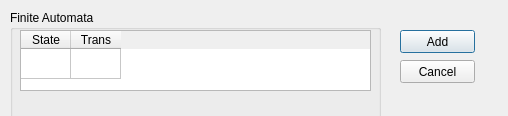
<?xml version="1.0" encoding="UTF-8"?>
<ui version="4.0">
 <class>AddFA</class>
 <widget class="QDialog" name="AddFA">
  <property name="geometry">
   <rect>
    <x>0</x>
    <y>0</y>
    <width>508</width>
    <height>116</height>
   </rect>
  </property>
  <property name="windowTitle">
   <string>Dialog</string>
  </property>
  <widget class="QGroupBox" name="gr_box_fa">
   <property name="geometry">
    <rect>
     <x>10</x>
     <y>10</y>
     <width>371</width>
     <height>261</height>
    </rect>
   </property>
   <property name="title">
    <string>Finite Automata</string>
   </property>
   <widget class="QTableWidget" name="table_rg">
    <property name="geometry">
     <rect>
      <x>10</x>
      <y>20</y>
      <width>351</width>
      <height>61</height>
     </rect>
    </property>
    <attribute name="horizontalHeaderVisible">
     <bool>true</bool>
    </attribute>
    <attribute name="horizontalHeaderDefaultSectionSize">
     <number>50</number>
    </attribute>
    <attribute name="verticalHeaderVisible">
     <bool>false</bool>
    </attribute>
    <row>
     <property name="text">
      <string>1</string>
     </property>
     <property name="textAlignment">
      <set>AlignCenter</set>
     </property>
    </row>
    <column>
     <property name="text">
      <string>State</string>
     </property>
     <property name="textAlignment">
      <set>AlignCenter</set>
     </property>
    </column>
    <column>
     <property name="text">
      <string>Trans</string>
     </property>
     <property name="textAlignment">
      <set>AlignCenter</set>
     </property>
    </column>
    <item row="0" column="0">
     <property name="text">
      <string/>
     </property>
     <property name="textAlignment">
      <set>AlignCenter</set>
     </property>
    </item>
    <item row="0" column="1">
     <property name="text">
      <string/>
     </property>
     <property name="textAlignment">
      <set>AlignCenter</set>
     </property>
    </item>
   </widget>
  </widget>
  <widget class="QFrame" name="gr_box_trans">
   <property name="geometry">
    <rect>
     <x>380</x>
     <y>10</y>
     <width>111</width>
     <height>91</height>
    </rect>
   </property>
   <widget class="QPushButton" name="btn_add_trans">
    <property name="geometry">
     <rect>
      <x>20</x>
      <y>20</y>
      <width>75</width>
      <height>23</height>
     </rect>
    </property>
    <property name="text">
     <string>Add</string>
    </property>
   </widget>
   <widget class="QPushButton" name="btn_rem_trans">
    <property name="geometry">
     <rect>
      <x>20</x>
      <y>50</y>
      <width>75</width>
      <height>23</height>
     </rect>
    </property>
    <property name="text">
     <string>Cancel</string>
    </property>
   </widget>
  </widget>
  <zorder>gr_box_fa</zorder>
  <zorder>gr_box_trans</zorder>
  <zorder>btn_add_trans</zorder>
 </widget>
 <resources/>
 <connections/>
</ui>
